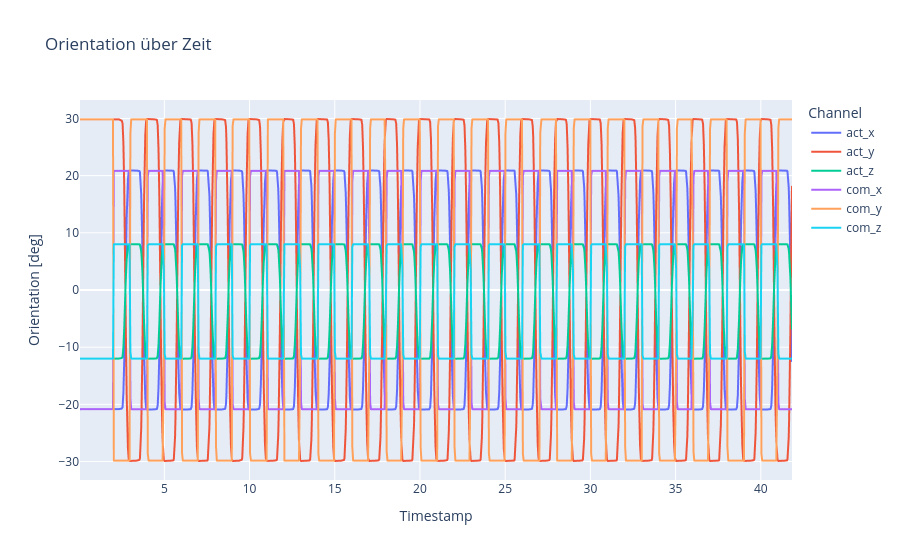

Notebook code cell kept with this figure:
### Markdown cell above
orientation over time

### Code cell
# 1) DataFrame anlegen
df = pd.DataFrame({
    'timestamp': timestamps,
    'act_x': rpy_act[:, 0],
    'act_y': rpy_act[:, 1],
    'act_z': rpy_act[:, 2],
    'com_x': rpy_com[:, 0],
    'com_y': rpy_com[:, 1],
    'com_z': rpy_com[:, 2],
})

# 1) In Long-Form umwandeln
df_long = df.melt(
    id_vars='timestamp',
    value_vars=df.columns[1:],
    var_name='Channel',
    value_name='Orientation [deg]'
)

# 2) Plot bauen
fig = px.line(
    df_long,
    x='timestamp',
    y='Orientation [deg]',
    color='Channel',
    title="Orientation über Zeit",
    labels={'timestamp': 'Timestamp'}
)

# 3) Achsen anpassen
fig.update_xaxes(
    tickformat="%H:%M:%S\n%d-%m-%Y",
)

fig.show()

### Figure 1 — Plotly figure (JSON) as saved in the notebook; plotly's stock layout.template omitted (floating-point values rounded to 4 significant figures; data arrays with more than 128 entries replaced by an {"elided": "..."} marker saying what was removed)
{"data": [{"hovertemplate": "Channel=act_x<br>Timestamp=%{x}<br>Orientation [deg]=%{y}<extra></extra>", "legendgroup": "act_x", "line": {"color": "#636efa", "dash": "solid"}, "marker": {"symbol": "circle"}, "mode": "lines", "name": "act_x", "showlegend": true, "type": "scattergl", "x": {"elided": "573 float values"}, "xaxis": "x", "y": {"elided": "573 float values"}, "yaxis": "y"}, {"hovertemplate": "Channel=act_y<br>Timestamp=%{x}<br>Orientation [deg]=%{y}<extra></extra>", "legendgroup": "act_y", "line": {"color": "#EF553B", "dash": "solid"}, "marker": {"symbol": "circle"}, "mode": "lines", "name": "act_y", "showlegend": true, "type": "scattergl", "x": {"elided": "573 float values"}, "xaxis": "x", "y": {"elided": "573 float values"}, "yaxis": "y"}, {"hovertemplate": "Channel=act_z<br>Timestamp=%{x}<br>Orientation [deg]=%{y}<extra></extra>", "legendgroup": "act_z", "line": {"color": "#00cc96", "dash": "solid"}, "marker": {"symbol": "circle"}, "mode": "lines", "name": "act_z", "showlegend": true, "type": "scattergl", "x": {"elided": "573 float values"}, "xaxis": "x", "y": {"elided": "573 float values"}, "yaxis": "y"}, {"hovertemplate": "Channel=com_x<br>Timestamp=%{x}<br>Orientation [deg]=%{y}<extra></extra>", "legendgroup": "com_x", "line": {"color": "#ab63fa", "dash": "solid"}, "marker": {"symbol": "circle"}, "mode": "lines", "name": "com_x", "showlegend": true, "type": "scattergl", "x": {"elided": "573 float values"}, "xaxis": "x", "y": {"elided": "573 float values"}, "yaxis": "y"}, {"hovertemplate": "Channel=com_y<br>Timestamp=%{x}<br>Orientation [deg]=%{y}<extra></extra>", "legendgroup": "com_y", "line": {"color": "#FFA15A", "dash": "solid"}, "marker": {"symbol": "circle"}, "mode": "lines", "name": "com_y", "showlegend": true, "type": "scattergl", "x": {"elided": "573 float values"}, "xaxis": "x", "y": {"elided": "573 float values"}, "yaxis": "y"}, {"hovertemplate": "Channel=com_z<br>Timestamp=%{x}<br>Orientation [deg]=%{y}<extra></extra>", "legendgroup": "com_z", "line": {"color": "#19d3f3", "dash": "solid"}, "marker": {"symbol": "circle"}, "mode": "lines", "name": "com_z", "showlegend": true, "type": "scattergl", "x": {"elided": "573 float values"}, "xaxis": "x", "y": {"elided": "573 float values"}, "yaxis": "y"}], "layout": {"legend": {"title": {"text": "Channel"}, "tracegroupgap": 0}, "title": {"text": "Orientation über Zeit"}, "xaxis": {"anchor": "y", "domain": [0, 1], "tickformat": "%H:%M:%S\n%d-%m-%Y", "title": {"text": "Timestamp"}}, "yaxis": {"anchor": "x", "domain": [0, 1], "title": {"text": "Orientation [deg]"}}}}
